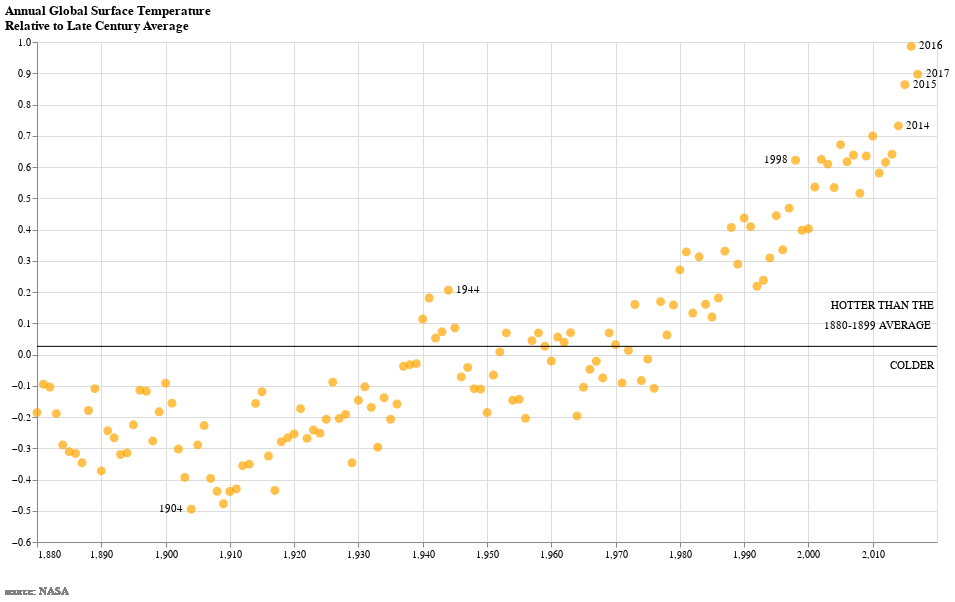

Notebook code for this chart:
### Code cell
years_to_show = ['1904','1944','1998','2014','2015','2016','2017']
bar = alt.Chart(df1).mark_circle(color='orange', size=80).encode(
    x=alt.X('Year:Q',scale=alt.Scale(domain=[1880,2020]), axis=alt.Axis(title=None,values=['1880','1890','1900','1910','1920','1930','1940','1950','1960','1970','1980','1990','2000','2010'])),
    y=alt.Y('Temperature:Q', axis=alt.Axis(title=None)),
).properties(title = alt.TitleParams(["Annual Global Surface Temperature","Relative to Late Century Average"], anchor='start', ))
rule = alt.Chart(df1).mark_rule(color='black').encode(
    y='mean(Temperature)'
)
text = alt.Chart(df1).mark_text(dx=20, dy=0).encode(
    x=alt.X('Year:Q', aggregate={'argmax': 'Temperature'}),
    y=alt.Y('max(Temperature):Q'),
    text=alt.condition(alt.datum.Year >= '2014', 'Year:Q', alt.value(''))
)
text1 = alt.Chart(df1).mark_text(dx=20, dy=0).encode(
    x=alt.X('Year:Q', aggregate={'argmax': 'Temperature'}),
    y=alt.Y('max(Temperature):Q'),
    text=alt.condition(alt.datum.Year == '1944', 'Year:Q', alt.value(''))
)
text2 = alt.Chart(df1).mark_text(dx=-20, dy=0).encode(
    x=alt.X('Year:Q', aggregate={'argmax': 'Temperature'}),
    y=alt.Y('max(Temperature):Q'),
    text=alt.condition(alt.datum.Year == '1998', 'Year:Q', alt.value(''))
)
text3 = alt.Chart(df1).mark_text(dx=-20, dy=0).encode(
    x=alt.X('Year:Q', aggregate={'argmax': 'Temperature'}),
    y=alt.Y('max(Temperature):Q'),
    text=alt.condition(alt.datum.Year == '1904', 'Year:Q', alt.value(''))
)
text4 = alt.Chart(df1).mark_text(dx=425,dy=20).encode(
    y='mean(Temperature)',
    text=alt.value('COLDER')
)
text5 = alt.Chart(df1).mark_text(dx=395,dy=-40).encode(
    y='mean(Temperature)',
    text=alt.value('HOTTER THAN THE')
)
text6 = alt.Chart(df1).mark_text(dx=390,dy=-20).encode(
    y='mean(Temperature)',
    text=alt.value('1880-1899 AVERAGE')
)
text7 = alt.Chart(df1).mark_text(dx=-450,dy=300, color='gray').encode(
    text=alt.value('source: NASA')
)

(bar+rule+text+text1+text2+text3+text4+text5+text6+text7).configure_view(width = 900, height = 500)

### Figure 1 — Vega-Lite specification as saved in the notebook (floating-point values rounded to 4 significant figures; data arrays with more than 128 entries replaced by an {"elided": "..."} marker saying what was removed)
{"config": {"view": {"continuousWidth": 400, "continuousHeight": 300, "height": 500, "width": 900}}, "layer": [{"mark": {"type": "circle", "color": "orange", "size": 80}, "encoding": {"x": {"type": "quantitative", "axis": {"title": null, "values": ["1880", "1890", "1900", "1910", "1920", "1930", "1940", "1950", "1960", "1970", "1980", "1990", "2000", "2010"]}, "field": "Year", "scale": {"domain": [1880, 2020]}}, "y": {"type": "quantitative", "axis": {"title": null}, "field": "Temperature"}}, "title": {"text": ["Annual Global Surface Temperature", "Relative to Late Century Average"], "anchor": "start"}}, {"mark": {"type": "rule", "color": "black"}, "encoding": {"y": {"type": "quantitative", "aggregate": "mean", "field": "Temperature"}}}, {"mark": {"type": "text", "dx": 20, "dy": 0}, "encoding": {"text": {"condition": {"type": "quantitative", "field": "Year", "test": "(datum.Year >= '2014')"}, "value": ""}, "x": {"type": "quantitative", "aggregate": {"argmax": "Temperature"}, "field": "Year"}, "y": {"type": "quantitative", "aggregate": "max", "field": "Temperature"}}}, {"mark": {"type": "text", "dx": 20, "dy": 0}, "encoding": {"text": {"condition": {"type": "quantitative", "field": "Year", "test": "(datum.Year === '1944')"}, "value": ""}, "x": {"type": "quantitative", "aggregate": {"argmax": "Temperature"}, "field": "Year"}, "y": {"type": "quantitative", "aggregate": "max", "field": "Temperature"}}}, {"mark": {"type": "text", "dx": -20, "dy": 0}, "encoding": {"text": {"condition": {"type": "quantitative", "field": "Year", "test": "(datum.Year === '1998')"}, "value": ""}, "x": {"type": "quantitative", "aggregate": {"argmax": "Temperature"}, "field": "Year"}, "y": {"type": "quantitative", "aggregate": "max", "field": "Temperature"}}}, {"mark": {"type": "text", "dx": -20, "dy": 0}, "encoding": {"text": {"condition": {"type": "quantitative", "field": "Year", "test": "(datum.Year === '1904')"}, "value": ""}, "x": {"type": "quantitative", "aggregate": {"argmax": "Temperature"}, "field": "Year"}, "y": {"type": "quantitative", "aggregate": "max", "field": "Temperature"}}}, {"mark": {"type": "text", "dx": 425, "dy": 20}, "encoding": {"text": {"value": "COLDER"}, "y": {"type": "quantitative", "aggregate": "mean", "field": "Temperature"}}}, {"mark": {"type": "text", "dx": 395, "dy": -40}, "encoding": {"text": {"value": "HOTTER THAN THE"}, "y": {"type": "quantitative", "aggregate": "mean", "field": "Temperature"}}}, {"mark": {"type": "text", "dx": 390, "dy": -20}, "encoding": {"text": {"value": "1880-1899 AVERAGE"}, "y": {"type": "quantitative", "aggregate": "mean", "field": "Temperature"}}}, {"mark": {"type": "text", "color": "gray", "dx": -450, "dy": 300}, "encoding": {"text": {"value": "source: NASA"}}}], "data": {"name": "data-286c4f1a4448b246d4cb9a88d909dc1c"}, "$schema": "https://vega.github.io/schema/vega-lite/v4.8.1.json", "datasets": {"data-286c4f1a4448b246d4cb9a88d909dc1c": {"elided": "138 records"}}}
